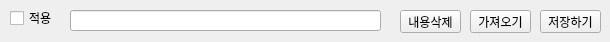
       <widget class="QWidget" name="tab03">
        <attribute name="title">
         <string>전략03</string>
        </attribute>
        <widget class="QLineEdit" name="ledTabStrategy_03">
         <property name="geometry">
          <rect>
           <x>70</x>
           <y>10</y>
           <width>311</width>
           <height>21</height>
          </rect>
         </property>
         <property name="styleSheet">
          <string notr="true">color:red</string>
         </property>
         <property name="text">
          <string/>
         </property>
         <property name="readOnly">
          <bool>true</bool>
         </property>
        </widget>
        <widget class="QPushButton" name="btnTabClear_03">
         <property name="geometry">
          <rect>
           <x>400</x>
           <y>10</y>
           <width>61</width>
           <height>23</height>
          </rect>
         </property>
         <property name="text">
          <string>내용삭제</string>
         </property>
        </widget>
        <widget class="QPushButton" name="btnTabGetStrategy_03">
         <property name="geometry">
          <rect>
           <x>470</x>
           <y>10</y>
           <width>61</width>
           <height>23</height>
          </rect>
         </property>
         <property name="text">
          <string>가져오기</string>
         </property>
        </widget>
        <widget class="QPushButton" name="btnTabSave_03">
         <property name="geometry">
          <rect>
           <x>540</x>
           <y>10</y>
           <width>61</width>
           <height>23</height>
          </rect>
         </property>
         <property name="text">
          <string>저장하기</string>
         </property>
        </widget>
        <widget class="QCheckBox" name="chkRun_03">
         <property name="geometry">
          <rect>
           <x>10</x>
           <y>10</y>
           <width>51</width>
           <height>16</height>
          </rect>
         </property>
         <property name="text">
          <string>적용</string>
         </property>
        </widget>
       </widget>
